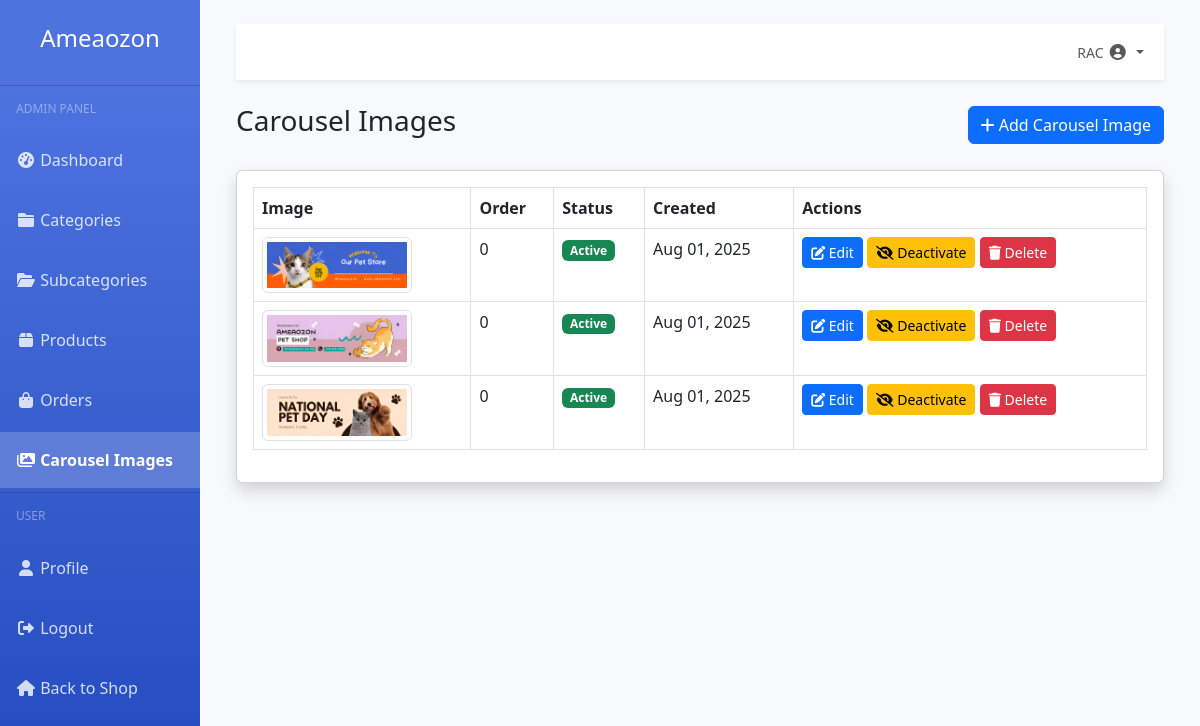
Screenshot of /dashboard/carousel/ (signed in) with the database file from the repository.
### accounts/models.py (models this page shows, shortened)
class User(AbstractUser):
    CUSTOMER = 'customer'
    ADMIN = 'admin'
    USER_TYPE_CHOICES = [
        (CUSTOMER, 'Customer'),
        (ADMIN, 'Admin'),
    ]
    user_type = models.CharField(max_length=10, choices=USER_TYPE_CHOICES, default=CUSTOMER)
    profile_picture = models.ImageField(upload_to='users/', blank=True, null=True)
    phone_number = models.CharField(max_length=15, blank=True, null=True)
    address = models.TextField(blank=True, null=True)

### store/models.py (models this page shows, shortened)
class CarouselImage(models.Model):
    image = models.ImageField(upload_to='carousel/')
    is_active = models.BooleanField(default=True)
    order = models.IntegerField(default=0, help_text="Display order (lower numbers shown first)")
    created_at = models.DateTimeField(default=timezone.now)
    class Meta:
        ordering = ['order', '-created_at']

### dashboard/views.py (the view)
# urls.py: path('carousel/', views.carousel_list, name='carousel_list'),
@login_required
@admin_required
def carousel_list(request):
    carousel_images = CarouselImage.objects.all().order_by('order', '-created_at')
    context = {
        'carousel_images': carousel_images
    }
    return render(request, 'dashboard/carousel_list.html', context)

### orders/models.py (called while the page is built)
    def get_total_items(self):
        return sum(item.quantity for item in self.items.all())

### store/context_processors.py (called while the page is built)
def categories(request):
    return {
        'categories': Category.objects.filter(is_active=True)
    }

def cart_count(request):
    count = 0
    if request.user.is_authenticated:
        try:
            cart = Cart.objects.get(user=request.user)
            count = cart.get_total_items()
        except Cart.DoesNotExist:
            count = 0
    return {'cart_count': count}

### templates/dashboard/carousel_list.html (shortened to what this page needs)
{% extends 'dashboard/base_dashboard.html' %}
{% block dashboard_content %}
<div class="d-flex justify-content-between align-items-center mb-4">
    <h1 class="h3">Carousel Images</h1>
    <a href="{% url 'dashboard:carousel_add' %}" class="btn btn-primary">
        <i class="fas fa-plus"></i> Add Carousel Image
    </a>
</div>
<div class="card shadow mb-4">
    <div class="card-body">
        <div class="table-responsive">
            <table class="table table-bordered" width="100%" cellspacing="0">
                <thead>
                    <tr>
                        <th>Image</th>
                        <th>Order</th>
                        <th>Status</th>
                        <th>Created</th>
                        <th>Actions</th>
                    </tr>
                </thead>
                <tbody>
                    {% for image in carousel_images %}
                    <tr>
                        <td>
                            {% if image.image %}
                                <img src="{{ image.image.url }}" alt="{{ image.id }}" width="150" class="img-thumbnail">
                            {% else %}
                                <div class="bg-light d-flex justify-content-center align-items-center" style="width: 150px; height: 100px;">
                                    <i class="fas fa-image text-secondary"></i>
                                </div>
                            {% endif %}
                        </td>
                        <td>{{ image.order }}</td>
                        <td>
                            {% if image.is_active %}
                                <span class="badge bg-success">Active</span>
                            {% else %}
                                <span class="badge bg-danger">Inactive</span>
                            {% endif %}
                        </td>
                        <td>{{ image.created_at|date:"M d, Y" }}</td>
                        <td>
                            <a href="{% url 'dashboard:carousel_edit' image.id %}" class="btn btn-sm btn-primary">
                                <i class="fas fa-edit"></i> Edit
                            </a>
                            <a href="{% url 'dashboard:carousel_toggle_active' image.id %}" class="btn btn-sm {% if image.is_active %}btn-warning{% else %}btn-success{% endif %}">
                                {% if image.is_active %}
                                    <i class="fas fa-eye-slash"></i> Deactivate
                                {% else %}
                                    <i class="fas fa-eye"></i> Activate
                                {% endif %}
                            </a>
                            <a href="{% url 'dashboard:carousel_delete' image.id %}" class="btn btn-sm btn-danger">
                                <i class="fas fa-trash"></i> Delete
                            </a>
                        </td>
                    </tr>
                    {% empty %}
                    <tr>
                        <td colspan="6" class="text-center">No carousel images found</td>
                    </tr>
                    {% endfor %}
                </tbody>
            </table>
        </div>
    </div>
</div>
{% endblock %}

### templates/dashboard/base_dashboard.html (shortened to what this page needs)
<!DOCTYPE html>
<html lang="en">
<head>
    <link href="https://cdn.jsdelivr.net/npm/bootstrap@5.3.0-alpha1/dist/css/bootstrap.min.css" rel="stylesheet">
    <link rel="stylesheet" href="https://cdnjs.cloudflare.com/ajax/libs/font-awesome/6.0.0/css/all.min.css">
</head>
<body>
    <div class="container-fluid">
        <div class="row">
            <div class="col-md-2 sidebar px-0 position-fixed">
                <div class="text-center py-4">
                    <a href="{% url 'store:home' %}" class="text-decoration-none">
                        <h4 class="text-white">Ameaozon</h4>
                    </a>
                </div>
                <hr class="sidebar-divider my-0 bg-light opacity-25">
                <h6 class="sidebar-heading">Admin Panel</h6>
                <ul class="nav flex-column">
                    <li class="nav-item">
                        <a class="nav-link {% if request.path == '/dashboard/' %}active{% endif %}" href="{% url 'dashboard:admin_dashboard' %}">
                            <i class="fas fa-fw fa-tachometer-alt"></i> Dashboard
                        </a>
                    </li>
                    <li class="nav-item">
                        <a class="nav-link {% if '/dashboard/categories' in request.path %}active{% endif %}" href="{% url 'dashboard:category_list' %}">
                            <i class="fas fa-fw fa-folder"></i> Categories
                        </a>
                    </li>
                    <li class="nav-item">
                        <a class="nav-link {% if '/dashboard/subcategories' in request.path %}active{% endif %}" href="{% url 'dashboard:subcategory_list' %}">
                            <i class="fas fa-fw fa-folder-open"></i> Subcategories
                        </a>
                    </li>
                    <li class="nav-item">
                        <a class="nav-link {% if '/dashboard/products' in request.path %}active{% endif %}" href="{% url 'dashboard:product_list' %}">
                            <i class="fas fa-fw fa-box"></i> Products
                        </a>
                    </li>
                    <li class="nav-item">
                        <a class="nav-link {% if '/dashboard/orders' in request.path %}active{% endif %}" href="{% url 'dashboard:order_list' %}">
                            <i class="fas fa-fw fa-shopping-bag"></i> Orders
                        </a>
                    </li>
                    <li class="nav-item">
                        <a class="nav-link {% if '/dashboard/carousel' in request.path %}active{% endif %}" href="{% url 'dashboard:carousel_list' %}">
                            <i class="fas fa-fw fa-images"></i> Carousel Images
                        </a>
                    </li>
                </ul>
                <hr class="sidebar-divider my-0 bg-light opacity-25">
                <h6 class="sidebar-heading">User</h6>
                <ul class="nav flex-column">
                    <li class="nav-item">
                        <a class="nav-link" href="{% url 'accounts:profile' %}">
                            <i class="fas fa-fw fa-user"></i> Profile
                        </a>
                    </li>
                    <li class="nav-item">
                        <a class="nav-link" href="{% url 'accounts:logout' %}">
                            <i class="fas fa-fw fa-sign-out-alt"></i> Logout
                        </a>
                    </li>
                    <li class="nav-item">
                        <a class="nav-link" href="{% url 'store:home' %}">
                            <i class="fas fa-fw fa-home"></i> Back to Shop
                        </a>
                    </li>
                </ul>
            </div>
            <div class="col-md-10 ms-auto px-4">
                <div class="container-fluid py-4">
                    <nav class="navbar navbar-expand navbar-light bg-white mb-4 shadow-sm">
                        <div class="container-fluid">
                            <ul class="navbar-nav ms-auto">
                                <li class="nav-item dropdown">
                                    <a class="nav-link dropdown-toggle" href="#" id="userDropdown" role="button" data-bs-toggle="dropdown">
                                        <span class="mr-2 d-none d-lg-inline text-gray-600 small">{{ request.user.username }}</span>
                                        {% if request.user.profile_picture %}
                                            <img class="img-profile rounded-circle" src="{{ request.user.profile_picture.url }}" width="32" height="32">
                                        {% else %}
                                            <i class="fas fa-user-circle fa-fw"></i>
                                        {% endif %}
                                    </a>
                                </li>
                            </ul>
                        </div>
                    </nav>
                    {% block dashboard_content %}{% endblock %}
                </div>
            </div>
        </div>
    </div>
</body>
</html>

### templates/dashboard/base_dashboard.html (style rules this page uses)
body { background-color: #f8f9fc; }
.sidebar { min-height: 100vh; background-color: #4e73df; background-image: linear-gradient(180deg, #4e73df 10%, #224abe 100%); background-size: cover; }
.sidebar .nav-link { color: rgba(255, 255, 255, 0.8); padding: 1rem; margin-bottom: 0.25rem; }
.sidebar .nav-link.active { color: #fff; font-weight: bold; background-color: rgba(255, 255, 255, 0.2); }
.sidebar .sidebar-heading { color: rgba(255, 255, 255, 0.4); font-size: 0.75rem; text-transform: uppercase; padding: 1rem; margin-bottom: 0; }

### rows the page displays
User: user.username "RAC"
CarouselImage: image (picture), order "0", is_active "Active", created_at "Aug 01, 2025"
CarouselImage: image (picture), order "0", is_active "Active", created_at "Aug 01, 2025"
CarouselImage: image (picture), order "0", is_active "Active", created_at "Aug 01, 2025"
